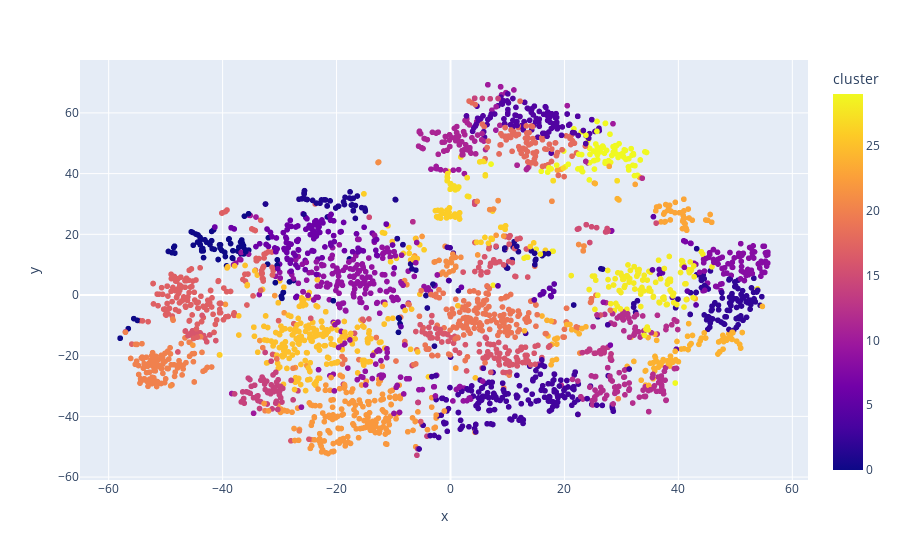

The code cell stored with this chart in its notebook:
### Code cell
from sklearn.cluster import KMeans
from sklearn.preprocessing import StandardScaler
from sklearn.pipeline import Pipeline
from sklearn.base import BaseEstimator, TransformerMixin
import pandas as pd
import numpy as np
import plotly.express as px
from sklearn.manifold import TSNE

# Transformateur personnalisé pour appliquer des poids
class FeatureWeighting(BaseEstimator, TransformerMixin):
    def __init__(self, weights):
        self.weights = weights

    def fit(self, X, y=None):
        return self

    def transform(self, X):
        return X * self.weights

# Spécifiez les colonnes à inclure et les poids associés
feature_columns = [
    'mode', 'acousticness', 'danceability', 'duration_ms', 
    'energy', 'instrumentalness', 'liveness', 'loudness', 
    'speechiness', 'tempo', 'valence', 'popularity', 'key'
]
weights = np.array([1.5, 2.0, 1.0, 1.2, 0.8, 1.3, 1.0, 0.9, 1.1, 1.0, 1.0, 1.0, 1.4])  # Exemple de poids

# Extraction des données numériques
genre_data = pd.read_csv("../data/data_by_genres.csv")
X = genre_data[feature_columns].select_dtypes(np.number)

# Pipeline pour le clustering avec pondération
cluster_pipeline = Pipeline([
    ('weighting', FeatureWeighting(weights=weights)),
    ('scaler', StandardScaler()),
    ('kmeans', KMeans(n_clusters=30, n_init=30))
])

cluster_pipeline.fit(X)
genre_data['cluster'] = cluster_pipeline.predict(X)

# Pipeline pour la réduction de dimension avec t-SNE
tsne_pipeline = Pipeline([
    ('weighting', FeatureWeighting(weights=weights)),  # Appliquer les mêmes poids
    ('scaler', StandardScaler()),
    ('tsne', TSNE(n_components=2, verbose=1, random_state=42))
])
genre_embedding = tsne_pipeline.fit_transform(X)

# Préparer les données pour la visualisation
projection = pd.DataFrame(columns=['x', 'y'], data=genre_embedding)
projection['genres'] = genre_data['genres']
projection['cluster'] = genre_data['cluster']

# Visualisation des clusters
fig = px.scatter(
    projection, x='x', y='y', color='cluster', hover_data=['x', 'y', 'genres']
)
fig.show()

### Figure 1 — Plotly figure (JSON) as saved in the notebook; plotly's stock layout.template omitted (floating-point values rounded to 4 significant figures; data arrays with more than 128 entries replaced by an {"elided": "..."} marker saying what was removed)
{"data": [{"customdata": {"elided": "2973x1 str values"}, "hovertemplate": "x=%{x}<br>y=%{y}<br>genres=%{customdata[0]}<br>cluster=%{marker.color}<extra></extra>", "legendgroup": "", "marker": {"color": {"elided": "2973 int values"}, "coloraxis": "coloraxis", "symbol": "circle"}, "mode": "markers", "name": "", "showlegend": false, "type": "scattergl", "x": {"elided": "2973 float values"}, "xaxis": "x", "y": {"elided": "2973 float values"}, "yaxis": "y"}], "layout": {"coloraxis": {"colorbar": {"title": {"text": "cluster"}}, "colorscale": [[0, "#0d0887"], [0.1111, "#46039f"], [0.2222, "#7201a8"], [0.3333, "#9c179e"], [0.4444, "#bd3786"], [0.5556, "#d8576b"], [0.6667, "#ed7953"], [0.7778, "#fb9f3a"], [0.8889, "#fdca26"], [1, "#f0f921"]]}, "legend": {"tracegroupgap": 0}, "margin": {"t": 60}, "xaxis": {"anchor": "y", "domain": [0, 1], "title": {"text": "x"}}, "yaxis": {"anchor": "x", "domain": [0, 1], "title": {"text": "y"}}}}
